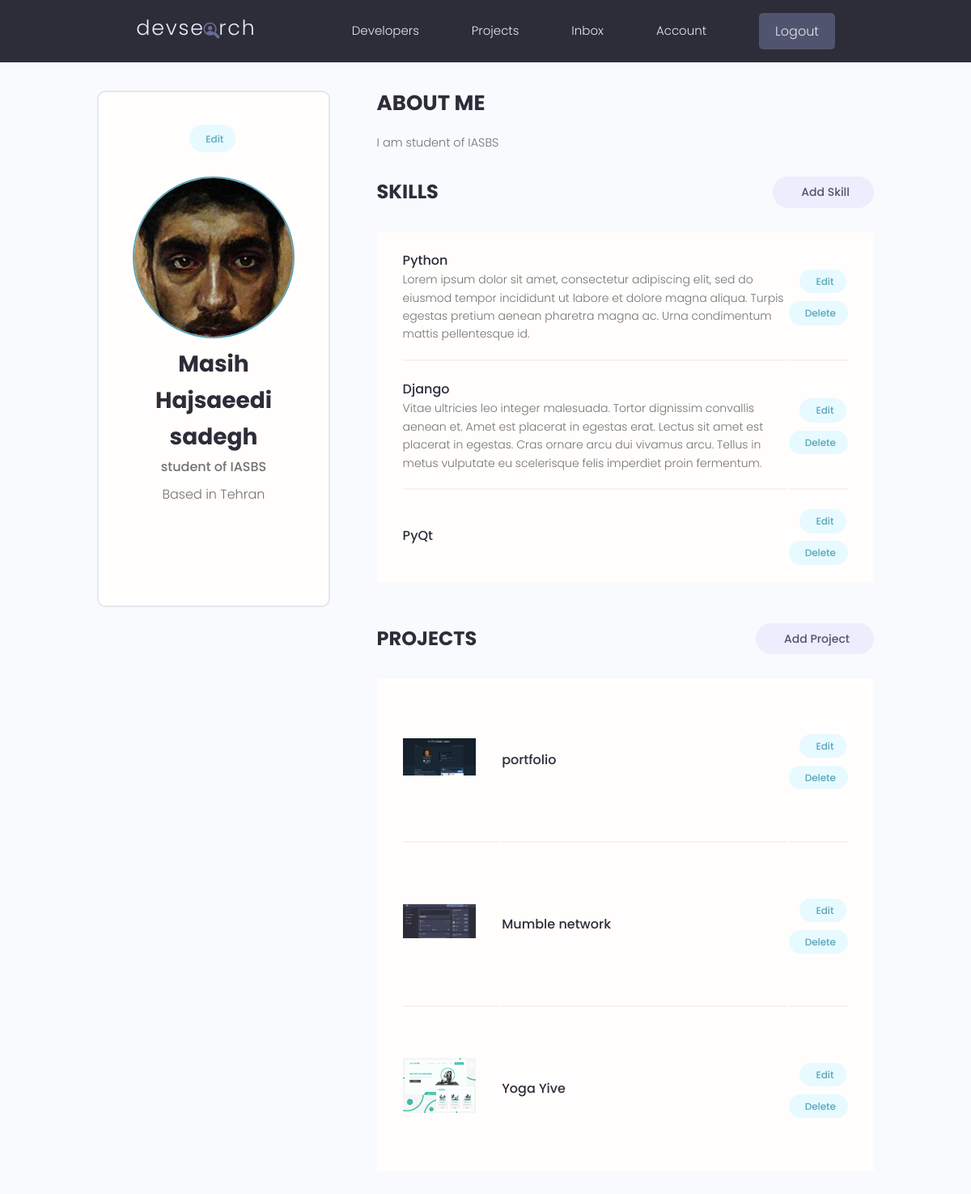
The app's page /account/ (signed in) with its own data.
### users/models.py (models this page shows, shortened)
class Profile(models.Model):
    user = models.OneToOneField(User, on_delete=models.CASCADE, null=True, blank=True)
    name = models.CharField(max_length=200, null=True, blank=True)
    email = models.EmailField(max_length=500, null=True, blank=True)
    username = models.CharField(max_length=200, null=True, blank=True)
    location = models.CharField(max_length=200, null=True, blank=True)
    short_intro = models.CharField(max_length=200, null=True, blank=True)
    bio = models.TextField(null=True, blank=True)
    profile_image = models.ImageField(null=True, blank=True, upload_to='profiles/', default='profiles/user-default.png')
    social_github = models.CharField(max_length=200, null=True, blank=True)
    social_twitter = models.CharField(max_length=200, null=True, blank=True)
    social_linkedin = models.CharField(max_length=200, null=True, blank=True)
    social_youtube = models.CharField(max_length=200, null=True, blank=True)
    social_website = models.CharField(max_length=200, null=True, blank=True)
    created = models.DateTimeField(auto_now_add=True)
    id = models.UUIDField(default=uuid.uuid4, unique=True, primary_key=True, editable=False)

class Skill(models.Model):
    owner = models.ForeignKey(Profile, on_delete=models.CASCADE, null=True, blank=True)
    name = models.CharField(max_length=200, null=True, blank=True)
    description = models.TextField(null=True, blank=True)
    created = models.DateTimeField(auto_now_add=True)
    id = models.UUIDField(default=uuid.uuid4, unique=True, primary_key=True, editable=False)

### projects/models.py (models this page shows, shortened)
class Project(models.Model):
    owner = models.ForeignKey(Profile, null=True, blank=True, on_delete=models.SET_NULL)
    title = models.CharField(max_length=200)
    description = models.TextField(null=True, blank= True) # null is for database and blank is for django
    featured_image = models.ImageField(null=True, blank= True, default='default.jpg')
    demo_link = models.CharField(max_length=2000, null=True, blank=True)
    source_link = models.CharField(max_length=2000, null=True, blank=True)
    tags = models.ManyToManyField('Tag', blank=True)
    vote_total = models.IntegerField(default=0, null=True, blank=True)
    vote_ratio = models.IntegerField(default=0, null=True, blank=True)
    created = models.DateTimeField(auto_now_add=True)
    id = models.UUIDField(default=uuid.uuid4, unique=True, primary_key=True, editable=False)

### users/views.py (the view)
# urls.py: path('account/', views.user_account, name='account'),
@login_required(login_url='login')
def user_account(request):
    profile = request.user.profile
    skills = profile.skill_set.all()
    projects = profile.project_set.all()
    context = {'profile':profile, 'skills':skills, 'projects':projects}
    return render(request, 'users/account.html', context)

### users/templates/users/account.html (shortened to what this page needs)
 {% extends 'main.html' %}
 {% block content %}
  <main class="settingsPage profile my-md">
    <div class="container">
      <div class="layout">
        <div class="column column--1of3">
          <div class="card text-center">
            <div class="card__body dev">
              <a class="tag tag--pill tag--main settings__btn" href="{% url 'edit-account'%}"> Edit</a>
              <img class="avatar avatar--xl dev__avatar" src="{{profile.profile_image.url}}" />
              <h2 class="dev__name">{{profile.name}}</h2>
              <p class="dev__title">{{profile.short_intro}}</p>
              <p class="dev__location">Based in {{profile.location}}</p>
              <ul class="dev__social">
              </ul>
            </div>
          </div>
        </div>
        <div class="column column--2of3">
          <div class="devInfo">
            <h3 class="devInfo__title">About Me</h3>
            <p class="devInfo__about">{{profile.bio}}</p>
          </div>
          <div class="settings">
            <h3 class="settings__title">Skills</h3>
            <a class="tag tag--pill tag--sub settings__btn tag--lg" href="#"> Add Skill</a>
          </div>
          <table class="settings__table">
            {% for skill in skills%}
            <tr>
              <td class="settings__tableInfo">
                <h4>{{skill.name}}</h4>
                <p>{{skill.description}}</p>
              </td>
              <td class="settings__tableActions">
                <a class="tag tag--pill tag--main settings__btn" href="#"> Edit</a>
                <a class="tag tag--pill tag--main settings__btn" href="#">
                  Delete</a>
              </td>
            </tr>
            {% endfor%}
          </table>
          <div class="settings">
            <h3 class="settings__title">Projects</h3>
            <a class="tag tag--pill tag--sub settings__btn tag--lg" href="{% url 'create-project' %}"> Add Project</a>
          </div>
          <table class="settings__table">
            {% for project in projects %}
            <tr>
              <td class="settings__thumbnail">
                <a href="{% url 'project' project.id %}"><img src="{{project.featured_image.url}}" alt="Project Thumbnail" /></a>
              </td>
              <td class="settings__tableInfo">
                <a href="{% url 'project' project.id %}">{{project.title}}</a>
              </td>
              <td class="settings__tableActions">
                <a class="tag tag--pill tag--main settings__btn" href="{% url 'update-project' project.id %}"> Edit</a>
                <a class="tag tag--pill tag--main settings__btn" href="{% url 'delete-project' project.id %}">
                  Delete</a>
              </td>
            </tr>
            {% endfor %}
          </table>
        </div>
      </div>
    </div>
  </main>
  {% endblock content %}

### static/styles/app.css (style rules this page uses)
:root { --color-sub: #2d2d39; }
.card { border: 2px solid var(--color-light); }
img { width: 100%; }
.profile .card > .dev { padding: 4rem; }
.dev__avatar { display: block; margin: auto; }
.dev__name { color: var(--color-sub); font-size: 2.8rem; font-weight: 700; margin-top: 1rem; margin-bottom: 0.5rem; }
.dev__title { font-size: 1.6rem; font-weight: 500; line-height: 1.3; }
.dev__location { margin-top: 1rem; }
.dev__social { margin: 3rem 0; list-style: none; display: flex; justify-content: center; gap: 1.5rem; }
.devInfo { margin-bottom: 3rem; }
.devInfo__title, .devInfo__subtitle { font-size: 2.6rem; color: var(--color-sub); text-transform: uppercase; font-weight: 700; margin-bottom: 1.5rem; }
.devInfo__about, .devSkill__info { font-size: 1.45rem; line-height: 1.7; text-align: justify; }
.settingsPage .dev > .settings__btn { display: inline-block; margin-bottom: 3rem; }
.settings { display: flex; justify-content: space-between; align-items: center; }
.settings__title { font-size: 2.4rem; text-transform: uppercase; font-weight: 700; color: var(--color-sub); }
.settings__table { margin-top: 3rem; margin-bottom: 5rem; padding: 0 3rem; background: var(--color-white); }
.settings__table tr { width: 100%; }
.settings__table tr > td { padding: 2rem 0; }
.settings__table tr:not(:last-child) td { border-bottom: 2px solid var(--color-white-light); }
.settings__thumbnail { width: 23%; min-width: 10rem; }
.settings__thumbnail img { padding-right: 3rem; height: 15rem; object-fit: contain; }
.settings__tableInfo { width: 100%; }
.settings__tableInfo h4, .settings__tableInfo a { padding-right: 1rem; width: auto; font-size: 1.6rem; font-weight: 500; color: var(--color-sub); }
.settings__tableInfo p { font-size: 1.4rem; }
.settings__tableActions { text-align: right; }

### static/uikit/styles/modules/_variables.css (style rules this page uses)
:root { --color-main: #5aa5b9; --color-main-light: #e6faff; --color-sub: #3f4156; --color-sub-light: #51546e; --color-sub-lighter: #ededfd; --color-text: #737373; --color-gray: #8b8b8b; --color-light: #e5e7eb; --color-light-gray: #767676; --color-bg: #f8fafd; --color-white: #fffefd; --color-white-light: #f3f3f3; --color-success: #359e64; --color-success-bg: #def8e8; --color-error: #fc4b0b; --color-error-bg: #fff2ee; --font-base: 'Poppins', arial, helvetica, 'Segoe UI', roboto, ubuntu, sans-serif; --font-monospace: 'Fira Code', 'Courier New', courier, monospace; --font-regular: 300; --font-medium: 500; --font-bold: 700; --generic-shadow: 1px 1px 5px #00000010; --generic-transition: all 0.3s ease-in-out; }

### static/uikit/styles/modules/_base.css (style rules this page uses)
* { margin: 0; padding: 0; box-sizing: border-box; text-rendering: optimizeLegibility; color: inherit; font-size: inherit; }
html { font-size: 50%; }
@media only screen and (min-width: 480px) { html { font-size: 56.25%; } }
@media only screen and (min-width: 1200px) { html { font-size: 62.5%; } }
body { line-height: 1.6; font-weight: 400; font-size: 1.5rem; color: var(--color-text); background-color: var(--color-bg); min-height: 100vh; }

### static/uikit/styles/modules/_typography.css (style rules this page uses)
* { font-family: var(--font-base); }
h2 { font-size: 3.6rem; font-weight: var(--font-bold); }
h3 { font-size: 3.2rem; font-weight: var(--font-medium); }
h4 { font-size: 2.8rem; font-weight: var(--font-medium); }
p, span, strong { font-size: 1.6rem; color: var(--color-text); font-weight: var(--font-regular); }
a { padding-bottom: 2px; text-decoration: none; display: inline-block; color: var(--color-main); font-weight: var(--font-medium); }

### static/uikit/styles/modules/_utilities.css (style rules this page uses)
.container { width: 92%; max-width: 165rem; margin: 0 auto; box-sizing: border-box; }
@media screen and (min-width: 1000px) { .container { width: 90%; } }
@media screen and (min-width: 1200px) { .container { width: 80%; } }
.text-center { text-align: center; }
.my-md { margin: 3rem auto; }

### static/uikit/styles/modules/_avatar.css (style rules this page uses)
.avatar { border-radius: 50%; border: 2px solid var(--color-main); object-fit: cover; }
.avatar--xl { height: 20rem; width: 20rem; }

### static/uikit/styles/modules/_card.css (style rules this page uses)
.card { border-radius: 1rem; background-color: var(--color-white); border: 1.5px solid var(--color-light); width: auto; height: auto; margin-top: 0.5rem; margin-bottom: 0.5rem; overflow: hidden; }
.card__body, .card__header { padding: 2rem 2.5rem; }

### static/uikit/styles/modules/_layout.css (style rules this page uses)
.layout { display: flex; flex-flow: row wrap; justify-content: space-between; }
.layout > .column { margin-bottom: 3rem; }
.layout > .column.column--1of3 { flex-basis: 30%; }
.layout > .column.column--2of3 { flex-basis: 64%; }

### records on screen
Profile: profile_image (picture), name "Masih Hajsaeedi sadegh", short_intro "student of IASBS", location "Tehran", bio "I am student of IASBS"
Skill: name "Python", description "Lorem ipsum dolor sit amet, consectetur adipiscing elit, sed do eiusmod tempor incididunt ut labore et dolore magna aliqua. Turpis egestas pretium aenean pharetra magna ac. Urna condimentum mattis pellentesque id."
Skill: name "Django", description "Vitae ultricies leo integer malesuada. Tortor dignissim convallis aenean et. Amet est placerat in egestas erat. Lectus sit amet est placerat in egestas. Cras ornare arcu dui vivamus arcu. Tellus in metus vulputate eu scelerisque felis imperdiet proin fermentum."
Skill: name "PyQt"
Project: featured_image (picture), title "portfolio"
Project: featured_image (picture), title "Mumble network"
Project: featured_image (picture), title "Yoga Yive"
